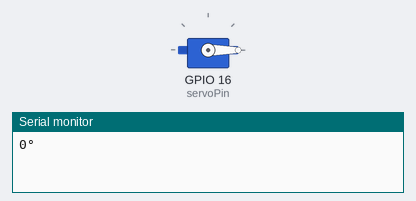
The sketch below on a simulated ESP32. Parts: servo, the last lines printed to the serial monitor.

Above: at 0.05 s.
At 3.0 s:
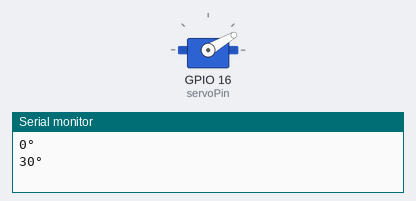
At 4.5 s:
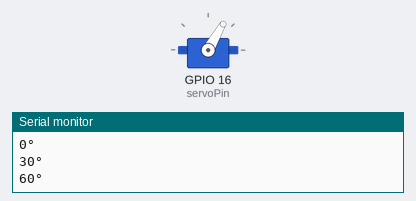
At 6.0 s:
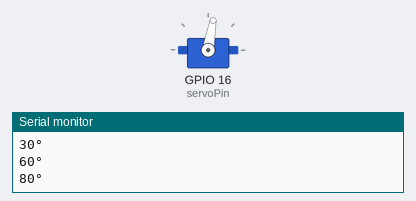
Timing chart, 0 to 7.8 s (numbered marks = the images above):
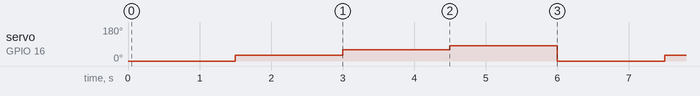

The sketch:

Stepper_motor.ino
```cpp
#include <vector>  // Standard C++ library.
#include <ESP32Servo.h>  // Library 'ESP32Servo' V3.0.6 by Kevin Harrington, John K. Bennett.

static const int servoPin = 16;
Servo servo1;


void setup() {
  Serial.begin(115200);
  servo1.attach(servoPin);
}


void loop() {
  std::vector<int> angles = {0, 30, 60, 80};
    for (int angle : angles) {
    servo1.attach(servoPin);
    servo1.write(angle);
    Serial.printf("%d°\n", angle);
    delay(500);
    servo1.detach();
    delay(1000);
  }
}
```

Measured:
- by itself, servo on GPIO 16 (servoPin): repeats every 6.0 s: 60° 1.5 s, 80° 1.5 s, 0° 1.5 s, 30° 1.5 s
